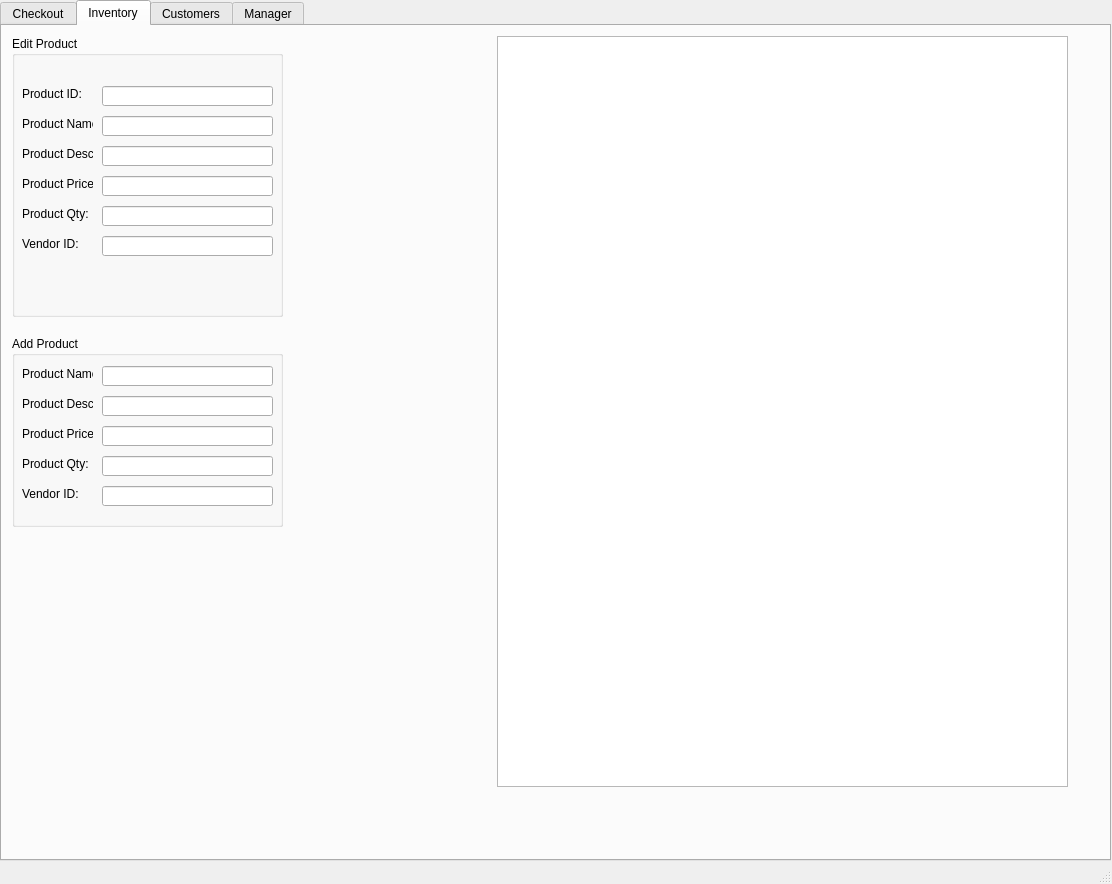
<?xml version="1.0" encoding="UTF-8"?>
<ui version="4.0">
 <class>MainWindow</class>
 <widget class="QMainWindow" name="MainWindow">
  <property name="geometry">
   <rect>
    <x>0</x>
    <y>0</y>
    <width>1112</width>
    <height>884</height>
   </rect>
  </property>
  <property name="windowTitle">
   <string>MainWindow</string>
  </property>
  <widget class="QWidget" name="centralwidget">
   <widget class="QTabWidget" name="tabWidget">
    <property name="geometry">
     <rect>
      <x>0</x>
      <y>0</y>
      <width>1111</width>
      <height>861</height>
     </rect>
    </property>
    <property name="currentIndex">
     <number>1</number>
    </property>
    <widget class="QWidget" name="tab">
     <attribute name="title">
      <string>Checkout</string>
     </attribute>
     <widget class="QTableWidget" name="coTbl">
      <property name="geometry">
       <rect>
        <x>190</x>
        <y>60</y>
        <width>551</width>
        <height>601</height>
       </rect>
      </property>
      <attribute name="verticalHeaderVisible">
       <bool>false</bool>
      </attribute>
     </widget>
     <widget class="QComboBox" name="coProdNameCbo">
      <property name="geometry">
       <rect>
        <x>190</x>
        <y>30</y>
        <width>481</width>
        <height>22</height>
       </rect>
      </property>
     </widget>
     <widget class="QSpinBox" name="coQtyBO">
      <property name="geometry">
       <rect>
        <x>690</x>
        <y>30</y>
        <width>51</width>
        <height>21</height>
       </rect>
      </property>
     </widget>
     <widget class="QPushButton" name="coAddBtn">
      <property name="geometry">
       <rect>
        <x>750</x>
        <y>20</y>
        <width>61</width>
        <height>41</height>
       </rect>
      </property>
      <property name="text">
       <string>Add</string>
      </property>
     </widget>
     <widget class="QPushButton" name="coUpBtn">
      <property name="geometry">
       <rect>
        <x>750</x>
        <y>70</y>
        <width>61</width>
        <height>41</height>
       </rect>
      </property>
      <property name="text">
       <string>Up</string>
      </property>
     </widget>
     <widget class="QPushButton" name="coDownBtn">
      <property name="geometry">
       <rect>
        <x>750</x>
        <y>120</y>
        <width>61</width>
        <height>41</height>
       </rect>
      </property>
      <property name="text">
       <string>Down</string>
      </property>
     </widget>
     <widget class="QPushButton" name="coDeleteBtn">
      <property name="geometry">
       <rect>
        <x>750</x>
        <y>170</y>
        <width>61</width>
        <height>41</height>
       </rect>
      </property>
      <property name="text">
       <string>Delete</string>
      </property>
     </widget>
     <widget class="QPushButton" name="coCOnfirmBtn">
      <property name="geometry">
       <rect>
        <x>750</x>
        <y>220</y>
        <width>61</width>
        <height>41</height>
       </rect>
      </property>
      <property name="text">
       <string>Confirm</string>
      </property>
     </widget>
    </widget>
    <widget class="QWidget" name="tab_2">
     <attribute name="title">
      <string>Inventory</string>
     </attribute>
     <widget class="QTableView" name="invTbl">
      <property name="geometry">
       <rect>
        <x>495</x>
        <y>10</y>
        <width>571</width>
        <height>751</height>
       </rect>
      </property>
      <attribute name="verticalHeaderVisible">
       <bool>false</bool>
      </attribute>
     </widget>
     <widget class="QGroupBox" name="groupBox">
      <property name="geometry">
       <rect>
        <x>10</x>
        <y>10</y>
        <width>271</width>
        <height>281</height>
       </rect>
      </property>
      <property name="title">
       <string>Edit Product</string>
      </property>
      <widget class="QLabel" name="label_2">
       <property name="geometry">
        <rect>
         <x>10</x>
         <y>50</y>
         <width>71</width>
         <height>16</height>
        </rect>
       </property>
       <property name="text">
        <string>Product ID:</string>
       </property>
      </widget>
      <widget class="QLabel" name="label_3">
       <property name="geometry">
        <rect>
         <x>10</x>
         <y>80</y>
         <width>71</width>
         <height>16</height>
        </rect>
       </property>
       <property name="text">
        <string>Product Name:</string>
       </property>
      </widget>
      <widget class="QLabel" name="label_4">
       <property name="geometry">
        <rect>
         <x>10</x>
         <y>110</y>
         <width>71</width>
         <height>16</height>
        </rect>
       </property>
       <property name="text">
        <string>Product Desc:</string>
       </property>
      </widget>
      <widget class="QLabel" name="label_5">
       <property name="geometry">
        <rect>
         <x>10</x>
         <y>140</y>
         <width>71</width>
         <height>16</height>
        </rect>
       </property>
       <property name="text">
        <string>Product Price:</string>
       </property>
      </widget>
      <widget class="QLabel" name="label_6">
       <property name="geometry">
        <rect>
         <x>10</x>
         <y>170</y>
         <width>71</width>
         <height>16</height>
        </rect>
       </property>
       <property name="text">
        <string>Product Qty:</string>
       </property>
      </widget>
      <widget class="QLabel" name="label_7">
       <property name="geometry">
        <rect>
         <x>10</x>
         <y>200</y>
         <width>71</width>
         <height>16</height>
        </rect>
       </property>
       <property name="text">
        <string>Vendor ID:</string>
       </property>
      </widget>
      <widget class="QLineEdit" name="pdescLineEdit">
       <property name="geometry">
        <rect>
         <x>90</x>
         <y>110</y>
         <width>171</width>
         <height>20</height>
        </rect>
       </property>
      </widget>
      <widget class="QLineEdit" name="ppriceLineEdit">
       <property name="geometry">
        <rect>
         <x>90</x>
         <y>140</y>
         <width>171</width>
         <height>20</height>
        </rect>
       </property>
      </widget>
      <widget class="QLineEdit" name="pqtyLineEdit">
       <property name="geometry">
        <rect>
         <x>90</x>
         <y>170</y>
         <width>171</width>
         <height>20</height>
        </rect>
       </property>
      </widget>
      <widget class="QLineEdit" name="vidLineEdit">
       <property name="geometry">
        <rect>
         <x>90</x>
         <y>200</y>
         <width>171</width>
         <height>20</height>
        </rect>
       </property>
      </widget>
      <widget class="QLineEdit" name="pnameLineEdit">
       <property name="geometry">
        <rect>
         <x>90</x>
         <y>80</y>
         <width>171</width>
         <height>20</height>
        </rect>
       </property>
      </widget>
      <widget class="QLineEdit" name="pidLineEdit">
       <property name="geometry">
        <rect>
         <x>90</x>
         <y>50</y>
         <width>171</width>
         <height>20</height>
        </rect>
       </property>
      </widget>
     </widget>
     <widget class="QGroupBox" name="groupBox_2">
      <property name="geometry">
       <rect>
        <x>10</x>
        <y>310</y>
        <width>271</width>
        <height>191</height>
       </rect>
      </property>
      <property name="title">
       <string>Add Product</string>
      </property>
      <widget class="QLabel" name="label_10">
       <property name="geometry">
        <rect>
         <x>10</x>
         <y>30</y>
         <width>71</width>
         <height>16</height>
        </rect>
       </property>
       <property name="text">
        <string>Product Name:</string>
       </property>
      </widget>
      <widget class="QLabel" name="label_11">
       <property name="geometry">
        <rect>
         <x>10</x>
         <y>60</y>
         <width>71</width>
         <height>16</height>
        </rect>
       </property>
       <property name="text">
        <string>Product Desc:</string>
       </property>
      </widget>
      <widget class="QLabel" name="label_12">
       <property name="geometry">
        <rect>
         <x>10</x>
         <y>90</y>
         <width>71</width>
         <height>16</height>
        </rect>
       </property>
       <property name="text">
        <string>Product Price:</string>
       </property>
      </widget>
      <widget class="QLabel" name="label_13">
       <property name="geometry">
        <rect>
         <x>10</x>
         <y>120</y>
         <width>71</width>
         <height>16</height>
        </rect>
       </property>
       <property name="text">
        <string>Product Qty:</string>
       </property>
      </widget>
      <widget class="QLabel" name="label_14">
       <property name="geometry">
        <rect>
         <x>10</x>
         <y>150</y>
         <width>71</width>
         <height>16</height>
        </rect>
       </property>
       <property name="text">
        <string>Vendor ID:</string>
       </property>
      </widget>
      <widget class="QLineEdit" name="apdescLineEdit">
       <property name="geometry">
        <rect>
         <x>90</x>
         <y>60</y>
         <width>171</width>
         <height>20</height>
        </rect>
       </property>
      </widget>
      <widget class="QLineEdit" name="appriceLineEdit">
       <property name="geometry">
        <rect>
         <x>90</x>
         <y>90</y>
         <width>171</width>
         <height>20</height>
        </rect>
       </property>
      </widget>
      <widget class="QLineEdit" name="apqtyLineEdit">
       <property name="geometry">
        <rect>
         <x>90</x>
         <y>120</y>
         <width>171</width>
         <height>20</height>
        </rect>
       </property>
      </widget>
      <widget class="QLineEdit" name="avidLineEdit">
       <property name="geometry">
        <rect>
         <x>90</x>
         <y>150</y>
         <width>171</width>
         <height>20</height>
        </rect>
       </property>
      </widget>
      <widget class="QLineEdit" name="apnameLineEdit">
       <property name="geometry">
        <rect>
         <x>90</x>
         <y>30</y>
         <width>171</width>
         <height>20</height>
        </rect>
       </property>
      </widget>
     </widget>
    </widget>
    <widget class="QWidget" name="tab_3">
     <attribute name="title">
      <string>Customers</string>
     </attribute>
    </widget>
    <widget class="QWidget" name="tab_4">
     <attribute name="title">
      <string>Manager</string>
     </attribute>
    </widget>
   </widget>
  </widget>
  <widget class="QMenuBar" name="menubar">
   <property name="geometry">
    <rect>
     <x>0</x>
     <y>0</y>
     <width>1112</width>
     <height>21</height>
    </rect>
   </property>
  </widget>
  <widget class="QStatusBar" name="statusbar"/>
 </widget>
 <resources/>
 <connections/>
</ui>
